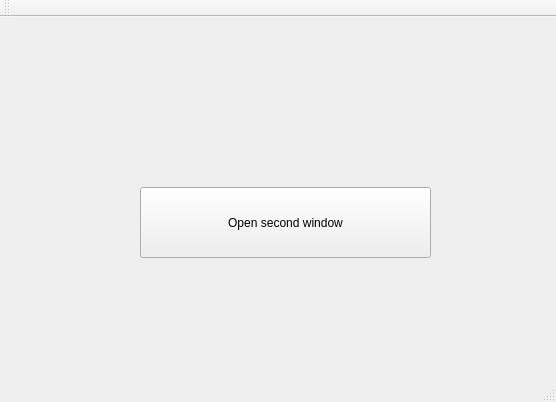
<?xml version="1.0" encoding="UTF-8"?>
<ui version="4.0">
 <class>MainWindow</class>
 <widget class="QMainWindow" name="MainWindow">
  <property name="geometry">
   <rect>
    <x>0</x>
    <y>0</y>
    <width>556</width>
    <height>402</height>
   </rect>
  </property>
  <property name="windowTitle">
   <string>MainWindow</string>
  </property>
  <widget class="QWidget" name="centralWidget">
   <widget class="QPushButton" name="pushButton">
    <property name="geometry">
     <rect>
      <x>140</x>
      <y>170</y>
      <width>291</width>
      <height>71</height>
     </rect>
    </property>
    <property name="text">
     <string>Open second window</string>
    </property>
   </widget>
  </widget>
  <widget class="QMenuBar" name="menuBar">
   <property name="geometry">
    <rect>
     <x>0</x>
     <y>0</y>
     <width>556</width>
     <height>20</height>
    </rect>
   </property>
  </widget>
  <widget class="QToolBar" name="mainToolBar">
   <attribute name="toolBarArea">
    <enum>TopToolBarArea</enum>
   </attribute>
   <attribute name="toolBarBreak">
    <bool>false</bool>
   </attribute>
  </widget>
  <widget class="QStatusBar" name="statusBar"/>
 </widget>
 <layoutdefault spacing="6" margin="11"/>
 <resources/>
 <connections/>
</ui>
